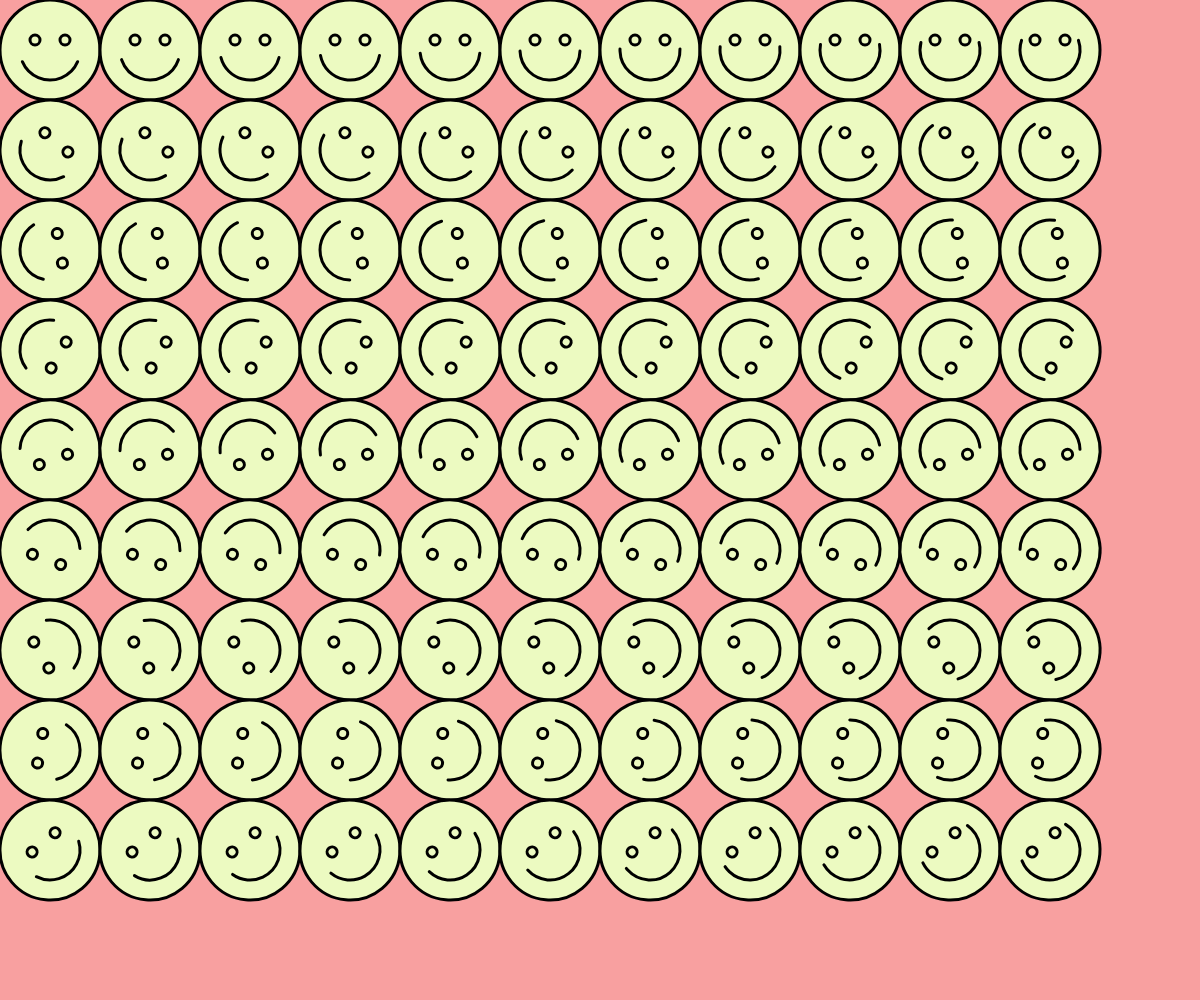
Frame 1 (no input)
Frame 60 (no input): identical to frame 1, image omitted
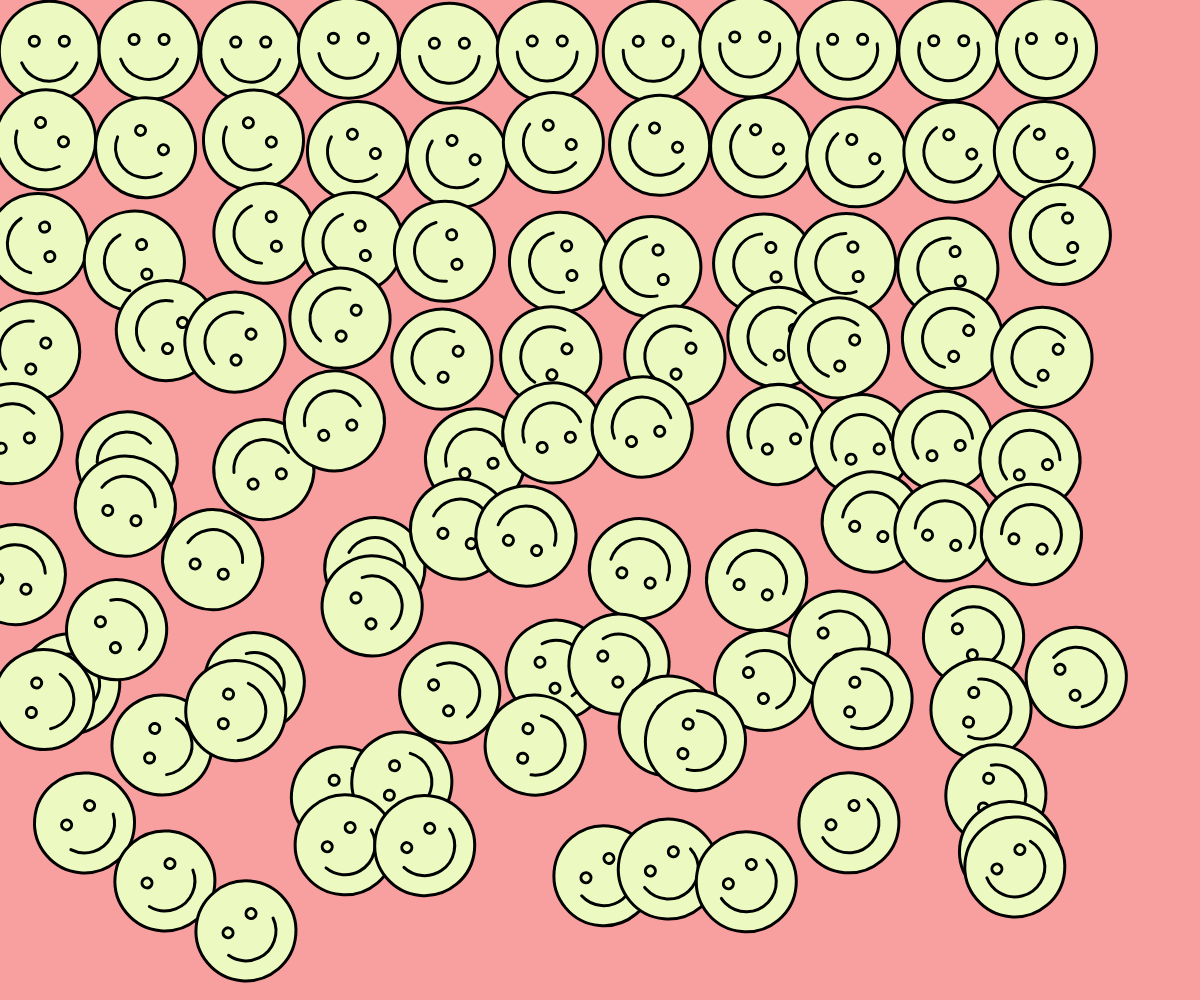
Frame 120 (the mouse pressed at the canvas centre since frame 60)

The p5.js sketch that drew these frames (run headless with seeded random() and noise() and a simulated clock; from frame 60 on, the mouse is pressed at the canvas centre):

// p5.js sketch
// ── sketch.js


function setup() {
  createCanvas(windowWidth, windowHeight);

  // iteration operatprs: 
  // i++: adds 1 to i
  // i+=10: adds 10 to i
  //i--: substracts 1 from i
  //i-=5: substracts 5 from i

  for (let i = 0; i < 10; i++){
    console.log(i);
  }
}

function draw() {
  background("#f8a0a0ff");
  //noLoop(); //prevents from looping
  for (let y = 50; y < height - 50; y += 100){
    
    for (let x = 50; x < width - 50; x += 100) {
      //circle(x, 50, 100);
      push();
      translate(x, y);
      let rotation = map(y, 50, height-50, 0, 2 * PI);
      rotate(rotation);
      //everything within this push/pop block will be centered, with 0, 0 as the center point
      let randomRotation;
      let randomAmount = 0.075;
      let randomXDisp;
      let randomYDisp;

      //let scaleFactor = y / height;
      //scale(scaleFactor);

      randomXDisp = random(-y * randomAmount, y * randomAmount);
      randomYDisp = random(-y * randomAmount, y * randomAmount);
      if (mouseIsPressed == true) {
        translate(randomXDisp, randomYDisp);
      }

      strokeWeight(3);
      fill("#ecfac1ff");
      circle(0, 0, 100);
      circle(-15, -10, 10);
      circle(15, -10, 10);
      let happiness;
      happiness = map(x, 0, width, -25, 25);
      noFill();
      arc(0, 0, 60, 60, radians(0 - happiness), radians(180 + happiness));
      pop();
    }
  }


  
}
